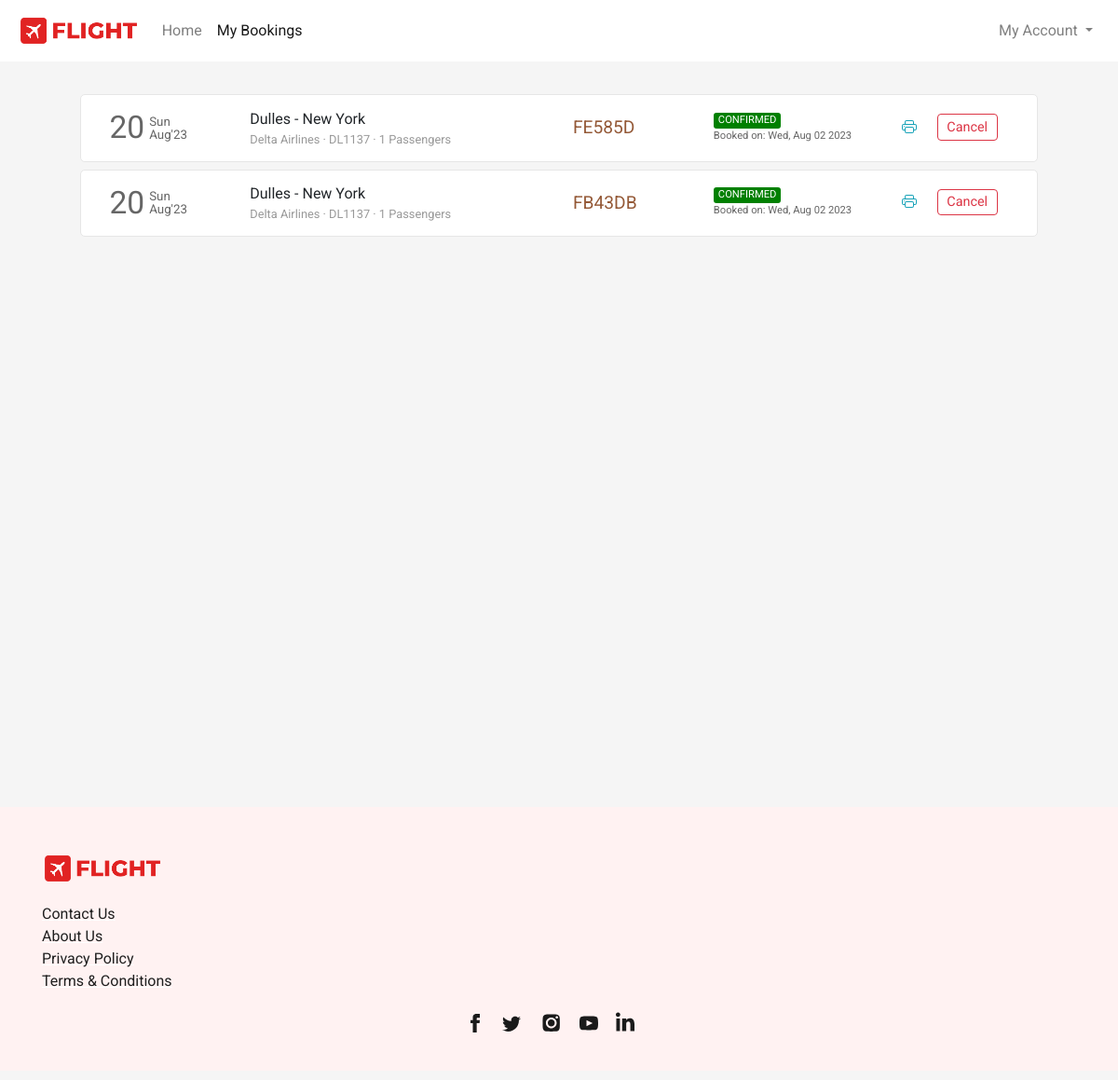
/flight/bookings (signed in), run on an earlier commit of the app's database.
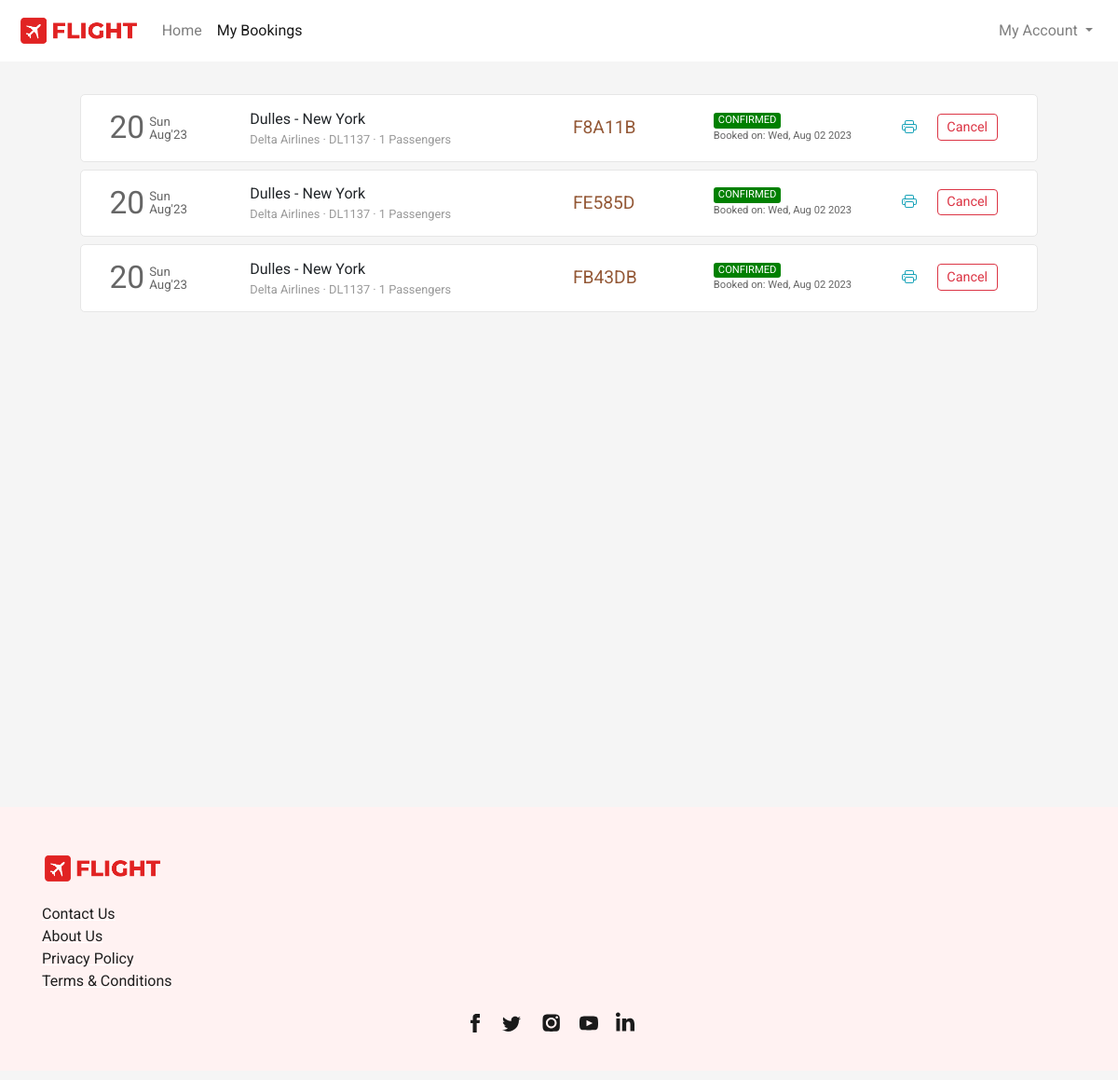
And on a later commit of the database.
### flight/models.py (models this page shows, shortened)
class Ticket(models.Model):
    user = models.ForeignKey(User,on_delete=models.CASCADE,related_name="bookings", blank=True, null=True)
    ref_no = models.CharField(max_length=6, unique=True)
    passengers = models.ManyToManyField(Passenger, related_name="flight_tickets")
    flight = models.ForeignKey(Flight, on_delete=models.CASCADE, related_name="tickets", blank=True, null=True)
    flight_ddate = models.DateField(blank=True, null=True)
    flight_adate = models.DateField(blank=True, null=True)
    flight_fare = models.FloatField(blank=True,null=True)
    other_charges = models.FloatField(blank=True,null=True)
    coupon_used = models.CharField(max_length=15,blank=True)
    coupon_discount = models.FloatField(default=0.0)
    total_fare = models.FloatField(blank=True, null=True)
    seat_class = models.CharField(max_length=20, choices=SEAT_CLASS)
    booking_date = models.DateTimeField(default=datetime.now)
    mobile = models.CharField(max_length=20,blank=True)
    email = models.EmailField(max_length=45, blank=True)
    status = models.CharField(max_length=45, choices=TICKET_STATUS)

class Flight(models.Model):
    origin = models.ForeignKey(Place, on_delete=models.CASCADE, related_name="departures")
    destination = models.ForeignKey(Place, on_delete=models.CASCADE, related_name="arrivals")
    depart_time = models.TimeField(auto_now=False, auto_now_add=False)
    depart_day = models.ManyToManyField(Week, related_name="flights_of_the_day")
    duration = models.DurationField(null=True)
    arrival_time = models.TimeField(auto_now=False, auto_now_add=False)
    plane = models.CharField(max_length=24)
    airline = models.CharField(max_length=64)
    economy_fare = models.FloatField(null=True)
    business_fare = models.FloatField(null=True)
    first_fare = models.FloatField(null=True)

class Place(models.Model):
    city = models.CharField(max_length=64)
    airport = models.CharField(max_length=64)
    code = models.CharField(max_length=3)
    country = models.CharField(max_length=64)

### flight/views.py (the view)
# urls.py: path('flight/bookings', views.bookings, name="bookings"),
def bookings(request):
    if request.user.is_authenticated:
        tickets = Ticket.objects.filter(user=request.user).order_by('-booking_date')
        return render(request, 'flight/bookings.html', {
            'page': 'bookings',
            'tickets': tickets
        })
    else:
        return HttpResponseRedirect(reverse('login'))

### flight/templates/flight/bookings.html (shortened to what this page needs)
{% extends 'flight/layout.html' %}
{% load static %}
{% block head %}
    <link rel="stylesheet" href="{% static 'css/bookings_style.css' %}">
{% endblock head %}
{% block body %}
    <section class="section section1">
        <div class="container">
            {% if tickets %}
                {% for ticket in tickets %}
                    <div class="row each-booking-div" id="{{ticket.ref_no}}">
                        <div class="col-2" style="display: flex;">
                            <div style="display: flex; color: #666666; margin-top: auto;">
                                <div>
                                    <span style="font-size: 2.1em;">{{ticket.flight_ddate | date:"d"}}</span>
                                </div>
                                <div style="font-size: smaller; display: flex; margin: auto 0; padding-left: 5px; line-height: 1em;">
                                    <div style="margin: auto;">
                                        <div style="margin-bottom: 1px;">{{ticket.flight_ddate | date:"D"}}</div>
                                        <div style="margin-top: 1px;">{{ticket.flight_ddate | date:"M'y"}}</div>
                                    </div>
                                </div>
                            </div>
                        </div>
                        <div class="col-4 middle-div">
                            <div style="width:100%">
                                <div class="row places-div" style=" display: flex;">
                                    <div style="max-width: 45%;">{{ticket.flight.origin.city}}</div>
                                    <div>&nbsp;-&nbsp;</div>
                                    <div style="max-width: 45%;">{{ticket.flight.destination.city}}</div>
                                </div>
                                <div class="row places-div" style="font-size: .8em; color: #999999; ">
                                    <div style="max-width: 100%;">{{ticket.flight.airline}} &middot; {{ticket.flight.plane}} &middot; {{ticket.passengers.count}} Passengers</div>
                                </div>
                            </div>
                        </div>
                        <div class="col-2 middle-div">
                            <div style="font-size: 1.2em; color: #945937;">{{ticket.ref_no}}</div>
                        </div>
                        <div class="col-2 middle-div">
                            <div>
                                <div class="row status-div">
                                    {% if ticket.status == 'CONFIRMED' %}
                                        <div class="green">{{ticket.status}}</div>
                                    {% endif %}
                                </div>
                                <div class="row booking-date-div" style="font-size: .7em; color: #666;">
                                    {% if ticket.status == 'CONFIRMED' %}
                                        Booked on: {{ticket.booking_date | date:"D, M d Y"}}
                                    {% endif %}
                                </div>
                            </div>
                        </div>
                        <div class="col-2 last-div">
                            <div>
                                <div class="ticket-action-div">
                                    {% if ticket.status == 'CONFIRMED' %}
                                        <form action="{% url 'getticket' %}" method="get" target="_blank">
                                            <button type="submit" class="btn btn-outline-info btnp pbtn">
                                            </button>
                                        </form>
                                        <button class="btn btn-outline-danger btnp cbtn"  data-ref="{{ticket.ref_no}}" onclick="popup(this)">Cancel</button>
                                    {% endif %}
                                </div>
                            </div>
                        </div>
                    </div>
                {% endfor %}
            {% endif %}
        </div>
    </section>
{% endblock %}

What changed in the data, as far as the page shows it:
added Ticket: flight_ddate "20", flight_ddate "Sun", flight_ddate "Aug'23", flight.origin.city "Dulles", flight.destination.city "New York", flight.airline "Delta Airlines", flight.plane "DL1137", passengers.count "1", ref_no "F8A11B", status "CONFIRMED", booking_date "Wed, Aug 02 2023"
